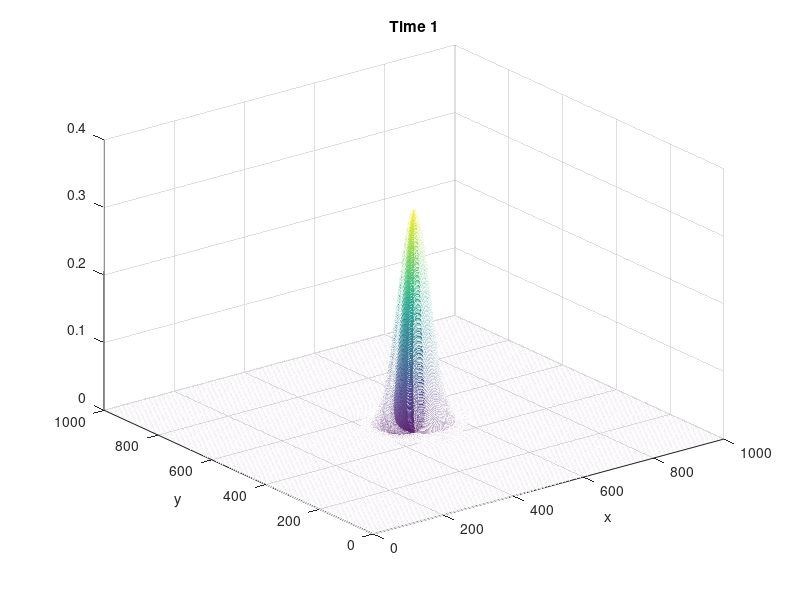

Here is the MATLAB script that generated this plot: (Note: this script raises an error after producing the figure.)
%%%%%%%%%%%%%%%%%%%%%%%%%%%%%%%%%%%%%%%%%%%%%%%%%%%%%%%%%%%%%%%%%%%%
%
%Solving 2D Allen-Cahn Eq using pseudo-spectral with Implicit/Explicit
%u_t= epsilon(u_{xx}+u_{yy}) 
%where u-u^3 is treated explicitly and epsilon(u_{xx} + u_{yy}) is treated implicitly
%BC = Periodic
%IC=v=sin(2*pi*x)+0.001*cos(16*pi*x);
%
%%%%%%%%%%%%%%%%%%%%%%%%%%%%%%%%%%%%%%%%%%%%%%%%%%%%%%%%%%%%%%%%%%%%

clear; clc;

%Grid
eps=1;gamma_y=1;kappa=-2;delta_t=0.005;
% eps=0.3;gamma_y=1;kappa=-1.9718;delta_t=0.0005;


%time steps
time_step=100;


N = 1001; h = 20/(N-1); epsilon=eps*1i/2;
x=linspace(-10,10,N);
dt = delta_t;

% x and y meshgrid
y=x';
[xx,yy]=meshgrid(x,y);


% initial conditions
exp_mat=exp(-(xx.^2+yy.^2)/(2*eps));
v=1/sqrt(pi*eps)*exp_mat;


% (ik) and (ik)^2 vectors in x and y direction
kx=(1i*[0:N/2-1 0 -N/2+1:0]);
ky=(1i*[0:N/2-1 0 -N/2+1:0]');
k2x=kx.^2;
k2y=ky.^2;

[kxx,kyy]=meshgrid(k2x,k2y);
     
value=zeros(1,time_step+1);
value(1,1)=(abs(v(501,501))).^2;   

for n = 1:time_step
    v_nl=v.^3;  %calculates nonlinear term in real space
    %FFT for linear and nonlinear term
    v_nl = 2/eps*fft2(v_nl);
    v_v=(-1i)/(2*eps)*fft2(v.*(xx.^2+yy.^2));
    v_hat=fft2(v);
    vnew=(v_hat*(1/dt)+v_nl+v_v)./ ...
       (-(kxx+kyy)*epsilon+1/dt); %Implicit/Explicit timestepping
    %converts to real space in x-direction
    v=ifft2(vnew);   
    value(1,n+1)=(abs(v(501,501))).^2;
    %Plots each timestep
    meshc(abs(v).^2); title(['Time ',num2str(n)]); axis([0 N 0 N 0 0.4]); 
    xlabel x; ylabel y; zlabel \Psi^2;
    view(43,22); drawnow;  
end
